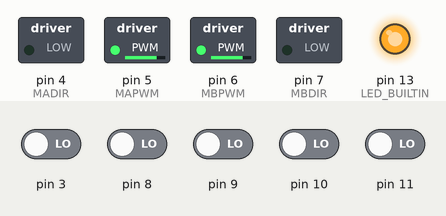
Recording of a sketch running on a simulated Arduino Uno, built with avr-gcc and run on an emulated ATmega328P. Shown: switched loads named in the sketch (green lamp = pin HIGH), output pins drawn as LEDs (lit = HIGH). Dashed ring = blinking. The test bench sets the inputs (shaded band); at power-on: pin 3, pin 8–11 LOW.

Above: at 5.2 s.
5.3 s: pin 9 driven HIGH
At 6.5 s:
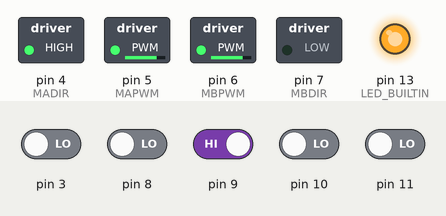
6.8 s: pin 10 driven HIGH
At 7.23 s:
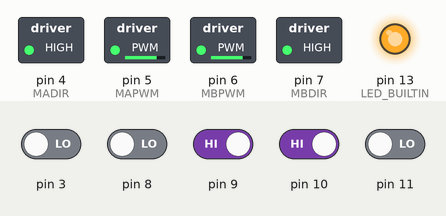
9.8 s: pin 10 driven LOW
At 10.3 s:
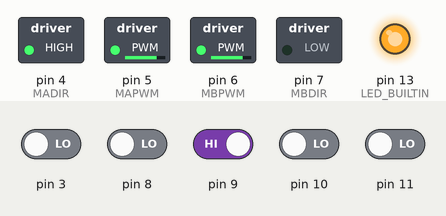
11.3 s: pin 8 driven HIGH
At 11.8 s:
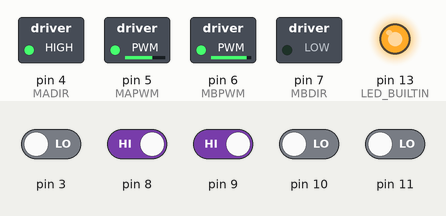
12.8 s: pin 8 driven LOW
At 14.0 s:
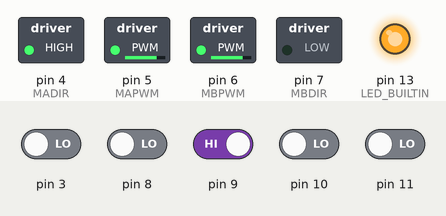
14.3 s: pin 11 driven HIGH
At 15.3 s:
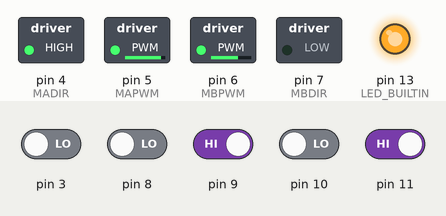
Timing chart, 0 to 16.8 s (numbered marks = the images above; inputs shaded):
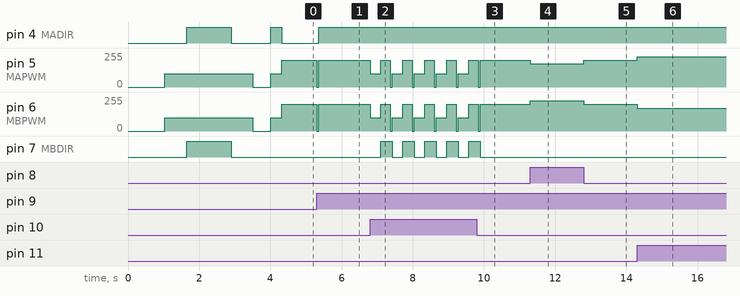

Measured:
- after the input at 5.3 s, pin 4 (MADIR): LOW → HIGH after 0.05 s; pin 5 (MAPWM), pin 6 (MBPWM): 200/255 → 0/255 at once, → 200/255 0.05 s later
- after the input at 6.8 s, pin 5 (MAPWM), pin 6 (MBPWM): 200/255 → 100/255 at once, then repeats every 0.62 s: 200/255 0.26 s, 0/255 0.06 s, 100/255 0.30 s; pin 7 (MBDIR): alternates HIGH for 0.31 s and LOW for 0.31 s, starting after 0.31 s
- after the input at 9.8 s, pin 5 (MAPWM): goes on until 9.9 s, then stays 200/255; pin 7 (MBDIR): goes on until 9.9 s, then stays LOW
- after the input at 11.3 s, pin 5 (MAPWM): 200/255 → 173/255 at once; pin 6 (MBPWM): 200/255 → 227/255 at once
- after the input at 12.8 s, pin 5 (MAPWM): 173/255 → 200/255 at once; pin 6 (MBPWM): 227/255 → 200/255 at once
- after the input at 14.3 s, pin 5 (MAPWM): 200/255 → 228/255 at once; pin 6 (MBPWM): 200/255 → 172/255 at once

The sketch:

Maze_Solver_QTR5RCV2.ino
```cpp
/**********************************************************************************************
   迷宫解谜小车
   Legoduino PRO V2主板适配程序
***********************************************************************************************/
#include <QTRSensors.h>

QTRSensors qtr;
const uint8_t SensorCount = 5;  // 设置传感器数量
uint16_t sensorValues[SensorCount];

unsigned int position = 0;  // 0-4000 之间的值表示传感器 0 - 4 之间的线的位置

int MADIR = 4;  //电机MA设置方向引脚
int MAPWM = 5;  //电机MA设置速度引脚
int MBPWM = 6;  //电机MB设置速度引脚
int MBDIR = 7;  //电机MB设置方向引脚

int Speed = 200;      // 电机PID调节时的初始速度200
int turnSpeed = 200;  // 调整电机转向时速度 (0-255)200
int calSpeed = 100;   // 初始校准时速度100
int slowSpeed = 100;  // 向前运行一段距离时速度100

int LturnTime = 260;  // 左转向时间延迟200
int RturnTime = 260;  // 右转向时间延迟200
int upTime = 300;     // 检测到线向前移动时间，使转向时对准线中心300

int Time = 130;  // 解谜后检测到路口时向前运行时间130

#define WT 150  // 黑色大于 500 白色小于 150
#define BT 500

// path 变量将存储机器人走过的路径。 它存储为一个字符数组，每个字符代表应该在序列中的一个交叉点处进行的转弯。
// 您应该检查以确保迷宫设计的 path_length 没有超出数组的边界。
char path[100] = "";
unsigned char path_length = 0;  // 路径的长度

void calibrate_LDR() {
  pinMode(LED_BUILTIN, OUTPUT);
  digitalWrite(LED_BUILTIN, LOW);  // 打开 Arduino 的 LED 指示我们处于校准模式
  delay(1000);
  for (uint16_t i = 0; i < 100; i++) {
    qtr.calibrate();  // 以每次读取 2500 us 的速度读取所有传感器
    if (i < 25 || i >= 75) {
      setMotor(-calSpeed, calSpeed);  // 右转
    } else {
      setMotor(calSpeed, -calSpeed);  // 左转
    }
  }
  setMotor(0, 0);
  digitalWrite(LED_BUILTIN, HIGH);  // 关闭 Arduino 的 LED 以指示我们已完成校准
  delay(500);
}

void setup() {
  Serial.begin(9600);
  // 传感器连接端口IR1-IR5连接到端口10, 11, 9, 8, 3端口,使能端口2
  qtr.setTypeRC();
  qtr.setSensorPins((const uint8_t[]){ 10, 11, 9, 8, 3 }, SensorCount);
  qtr.setEmitterPin(2);
  pinMode(MAPWM, OUTPUT);
  pinMode(MBPWM, OUTPUT);
  pinMode(MADIR, OUTPUT);
  pinMode(MBDIR, OUTPUT);
  calibrate_LDR();
}

void follow_line() {  // 跟随子程序 PD控制   添加恒速speed_lt
  while (1) {
    uint16_t position = qtr.readLineBlack(sensorValues);
    switch (position) {
      default:
        int val = map(position, 1000, 3000, -(255 - Speed), (255 - Speed));
        if (position < 2000) {
          setMotor(Speed - val, Speed + val);
        } else if (position > 2000) {
          setMotor(Speed - val, Speed + val);
        } else {
          setMotor(Speed, Speed);
        }
        break;
    }
    // for (uint8_t i = 0; i < SensorCount; i++) {
    //   Serial.print(sensorValues[i]);
    //   Serial.print('\t');
    // }
    // Serial.println(position);

    // 确定前方是否有直线，如果路径转弯，则使用传感器 0 - 4。读取原始传感器值并更改它们
    if (sensorValues[0] < WT && sensorValues[1] < WT && sensorValues[2] < WT && sensorValues[3] < WT && sensorValues[4] < WT) {
      // Serial.print(" dead end");  // 无路可走
      return;
    } else if (sensorValues[0] > BT || sensorValues[4] > BT) {  // 传感器1或者4检测到黑线
      // Serial.print(" intersection found");                      // 找到一个交叉点
      return;
    }
  }
}

void turn(char dir) {
  switch (dir) {
    case 'L':  // 左转90度
      // Serial.print(" L ");
      // delay(1000);
      setMotor(turnSpeed, -turnSpeed);
      delay(LturnTime);
      while (sensorValues[2] < BT) {  // 调整-等待线位置找到靠近中心的位置
        position = qtr.readLineBlack(sensorValues);
      }
      setMotor(0, 0);
      delay(50);
      break;

    case 'R':  // 向右转 90 度
      // Serial.print(" R ");
      // delay(1000);
      setMotor(-turnSpeed, turnSpeed);
      delay(RturnTime);
      while (sensorValues[2] < BT) {  // 调整-等待线位置找到靠近中心的位置
        position = qtr.readLineBlack(sensorValues);
      }
      setMotor(0, 0);
      delay(50);
      break;

    case 'B':  // 右转180度返回
      // Serial.print(" B ");
      // delay(1000);
      setMotor(-turnSpeed, turnSpeed);
      delay(RturnTime);
      while (sensorValues[2] < BT) {  // 调整-等待线位置找到靠近中心的位置
        position = qtr.readLineBlack(sensorValues);
      }
      setMotor(0, 0);
      delay(50);
      break;

    case 'S':  // 直行
      // Serial.print(" S ");
      // delay(1000);
      break;
  }
}

void MazeSolve() {
  while (1) {  // 循环直到我们解决了迷宫。
    // 第一个主循环体
    follow_line();
    // 这些变量记录机器人在检查当前交叉点时是否看到了向左、直行和向右的线
    unsigned char found_left = 0;
    unsigned char found_straight = 0;
    unsigned char found_right = 0;

    // 现在读取传感器并检查交叉点类型。
    position = qtr.readLineBlack(sensorValues);

    // 检查左右出口
    if (sensorValues[0] > BT || (sensorValues[0] > BT && sensorValues[1] > BT))
      found_left = 1;

    if (sensorValues[4] > BT || (sensorValues[3] > BT && sensorValues[4] > BT) || (sensorValues[2] > BT && sensorValues[3] > BT && sensorValues[4] > BT))
      found_right = 1;

    // 再直行一点,让车轮与十字路口对齐。
    setMotor(slowSpeed, slowSpeed);
    delay(upTime);

    position = qtr.readLineBlack(sensorValues);

    if (sensorValues[0] > BT || sensorValues[1] > BT || sensorValues[2] > BT || sensorValues[3] > BT || sensorValues[4] > BT)
      found_straight = 1;

    // 检查结束点。如果所有五个中间传感器都是深黑色，我们就解决了迷宫。
    if (sensorValues[0] > BT && sensorValues[1] > BT && sensorValues[2] > BT && sensorValues[3] > BT && sensorValues[4] > BT)
      break;

    // 交叉口识别完成。如果迷宫已经解决了，我们可以沿着现有的路径走。 否则，我们需要学习解决方案。
    unsigned char dir = select_turn(found_left, found_straight, found_right);
    int recint = record_intersec(found_left, found_straight, found_right);
    //    Serial.print(" turning");
    //    Serial.println(dir);
    turn(dir);  // 使路径指示的转弯。
    path[path_length] = dir;

    path_length++;    // 将交集存储在路径变量中。
    simplify_path();  // 简化学习路径。
  }
  setMotor(0, 0);
  // 写出解决路径的指示
  for (int i = 0; i < 5; i++) {
    digitalWrite(LED_BUILTIN, LOW);
    delay(200);
  }
  digitalWrite(LED_BUILTIN, HIGH);
  //   解决了迷宫！现在进入一个无限循环 - 我们可以根据需要多次重新运行迷宫。
  while (1) {
    setMotor(0, 0);
    // 延迟让你有时间放开机器人
    delay(5000);  // 删除或减少此项以节省时间
    // 重新运行现在解决的迷宫。 没有必要识别交叉点，所以这个循环非常简单。
    int i;
    for (i = 0; i < path_length; i++) {
      // 第二个主循环体
      follow_line();
      // 驶过交叉路口稍微慢一点和定时延迟以在线对齐车轮
      setMotor(Speed, Speed);
      delay(Time);
      // 调整时间以允许车轮定位以进行正确转弯 根据路径 [i] 中存储的指令进行转弯。
      turn(path[i]);
    }
    // 跟随最后一段直到结束。
    follow_line();
    setMotor(Speed, Speed);
    // 调整时间以允许车轮定位以正确转弯 现在我们应该在终点了！ 现在再次移动机器人，它将再次使用解决方案重新运行此循环。
    delay(Time);
  }
}

void setMotor(int MASpeed, int MBSpeed) {
  if (MBSpeed > 0) {
    digitalWrite(MBDIR, LOW);
    analogWrite(MBPWM, MBSpeed);
  } else if (MBSpeed < 0) {
    digitalWrite(MBDIR, HIGH);
    analogWrite(MBPWM, abs(MBSpeed));
  } else {
    analogWrite(MBPWM, MBSpeed);
  }
  if (MASpeed > 0) {
    digitalWrite(MADIR, HIGH);
    analogWrite(MAPWM, MASpeed);
  } else if (MASpeed < 0) {
    digitalWrite(MADIR, LOW);
    analogWrite(MAPWM, abs(MASpeed));
  } else {
    analogWrite(MAPWM, MASpeed);
  }
}

void loop() {
  uint16_t position = qtr.readLineBlack(sensorValues);
  MazeSolve();  // 开始解迷宫
}

// 这个函数决定在解谜的学习阶段转向哪条路。 它使用变量found_left、found_straight和found_right，
// 表示三个方向的每个方向是否都有退出，应用“左手上墙”策略。
char select_turn(unsigned char found_left, unsigned char found_straight, unsigned char found_right) {
  // 决定如何转弯。 下面的代码实现了左手靠墙策略，我们总是尽可能向左转。
  if (found_left)
    return 'L';
  else if (found_straight)
    return 'S';
  else if (found_right)
    return 'R';
  else
    return 'B';
}

// 路口记录代码
int record_intersec(unsigned char found_left, unsigned char found_straight, unsigned char found_right) {
  // 决定如何转弯。 下面的代码实现了左手靠墙策略，我们总是尽可能向左转。
  if (found_left && found_right && found_straight)  // LRS->4
    return '4';
  else if (found_left && found_right)  // LR->3
    return '3';
  else if (found_right && found_straight)  // RS->2
    return '2';
  else if (found_left && found_straight)  // LS->1
    return '1';
  else  // No intersection->0
    return '0';
}

void simplify_path() {
  // 仅当倒数第二个转弯是“B”时才简化路径
  if (path_length < 3 || path[path_length - 2] != 'B')
    return;

  int total_angle = 0;
  int i;
  for (i = 1; i <= 3; i++) {
    switch (path[path_length - i]) {
      case 'R':
        total_angle += 90;
        break;
      case 'L':
        total_angle += 270;
        break;
      case 'B':
        total_angle += 180;
        break;
    }
  }

  total_angle = total_angle % 360;  // 获取角度为 0 到 360 度之间的数字。

  switch (total_angle)  // 用一个回合替换所有这些回合。
  {
    case 0:
      path[path_length - 3] = 'S';
      break;
    case 90:
      path[path_length - 3] = 'R';
      break;
    case 180:
      path[path_length - 3] = 'B';
      break;
    case 270:
      path[path_length - 3] = 'L';
      break;
  }
  path_length -= 2;  // 路径现在缩短了两步。
}
```
